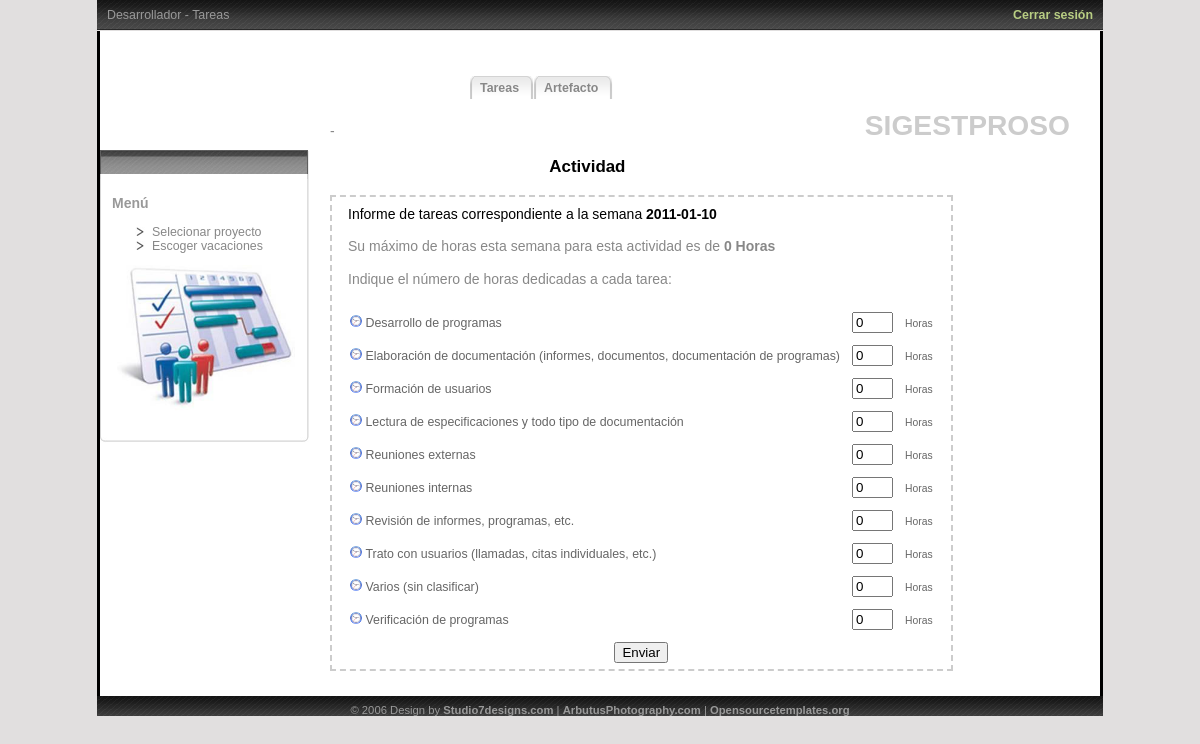
The page /src/PHP/PracticaISO2/Desarrollador/tareas.php on the database its author committed.
### src/PHP/PracticaISO2/Desarrollador/tareas.php (the view, shortened to what this page needs)
<?php session_start();
        $otraSemana = $_GET['sem'];
        if($otraSemana == ""){
            $dSemana= date(N);
            $semana=date("Y-m-d");
            if($dSemana!= 1){
            while ( $dSemana != 1) {
            $semana = date("Y-m-d",strtotime(date("Y-m-d", strtotime($semana)) . " -1 day"));
            $dSemana =  date('N', strtotime($semana));
            }
            }
        }else{
            $semana = $otraSemana;
        }
            $result2 = mysql_query("SELECT idInformeTareas, estado FROM InformeTareas WHERE\n"
            . "Actividad_idActividad = \"".$_SESSION['ActividadEscogida']. "\" AND "
             . "Trabajador_dni=\"".$_SESSION['dni']. "\" AND "
            . "semana=\"".$semana."\"");
        $totEmp2 = mysql_num_rows($result2);
        $estadoInf = "";
        $cancelado=0;
        $pendiente=0;
         $idInformeActual = -1;
                if($totEmp2==0 || $cancelado==1 || $pendiente==1){
                    if($idInformeActual == -1){
                        $result = mysql_query("SELECT * FROM CatalogoTareas ORDER BY descripcion");
        $totEmp = mysql_num_rows($result);
        if ($totEmp >0) {
            $Tareas =  "<p>Indique el n&uacute;mero de horas dedicadas a cada tarea:</p><TABLE cellspacing='12' cellpadding='0'>";
            $i = 0;
            while ($rowEmp = mysql_fetch_assoc($result)) {
                $Tareas = $Tareas ."<TR>"
                ."<TD><img src= '../images/iTarea2.png' alt='#' border='0' style='width: auto; height: 12px;'/>&nbsp;".$rowEmp['descripcion']."</TD>"
                ."<TD><input type='text' id='tarea".$i."' value='0' size='2' maxlength='2'> </TD>"
                ."<TD><small>Horas</small></TD>"
                ."</TR>";
                $i++;
            }
            $Tareas = $Tareas ."</TABLE>";
        }
                    }
        $maxHoras = round(40 * $porcentajeP / 100);
        }
?><!DOCTYPE HTML PUBLIC "-//W3C//DTD HTML 4.01//EN" "Http://www.w3.org/TR/html4/strict.dtd">
<html>
<html>
<head>
<link rel="stylesheet" type="text/css" href="../stylesheet.css" media="screen, projection, tv " />
</head>
<body>
<div id="blogtitle">
		<div id="small">Desarrollador - Tareas</div>
		<div id="small2"><a href="../logout.php">Cerrar sesi&oacute;n</a></div>
</div>
<div id="page">
<div id="topmenu">
		<ul class="BLUE">
		<li><a href="#" onclick="cambio(1)" title="Tareas"><span>Tareas</span></a></li>
		<li><a href="#" onclick="cambio(2)" title="Artefacto"><span>Artefacto</span></a></li>
		</ul>
</div>
<div id="leftcontent">
	<img style="margin-top:-9px; margin-left:-12px;" src="../images/top2.jpg" alt="" />
	<h3 align="left">Men&uacute;</h3>
	<div align="left">
		<ul class="BLUE">
			<li><a href="../Comun/selecProyecto.php">Selecionar proyecto</a></li>
			<li><a href="../Comun/selecVacaciones.php">Escoger vacaciones</a></li>
		</ul>
	</div>
        <p><img src= "../images/Logo2.jpg" alt="#" border="0" style="width: 180px; height: auto;"/></p>
	<img style="padding-top:2px; margin-left:-12px; margin-bottom:-4px;" src="../images/specs_bottom.jpg" alt="" />
</div>
<div id="centercontent">
	<h1>SIGESTPROSO</h1>
<p><br /></p>
	<p><a href="#"><?php echo utf8_decode($nombreP) ?></a> - <?php echo utf8_decode($descripcionP) ?></p>
        <div id="selProyecto">
            <h2 style="text-align: center">Actividad <i style="color:blue"><?php echo utf8_decode($nombreA) ?></i></h2>
        <div id="divTareas" class="centercontentleft" style="width:auto;">
            <div id="DTareas">
            <?php
            echo "<p style='color:black'>Informe de tareas correspondiente a la semana <b>".$semana."</b></p>";
                    if($estadoInf== "" || $cancelado==1 || $pendiente==1){
                      echo "<p>Su m&aacute;ximo de horas esta semana para esta actividad es de <b>". $maxHoras." Horas</b> </p>" ;
                    }
                echo utf8_decode($Tareas);
                ?>
                <?php if($estadoInf== "" || $cancelado==1 || $pendiente==1){?>
            <span id="enviando" >
            <center><input type="button" value="Enviar" name="Enviar" onclick="enviar()"/></center>
            </span>
            <?php } ?>
                </div>
        </div>
        </div>
</div>
</div>
<div id="footer">&copy; 2006 Design by <a href="http://www.studio7designs.com">Studio7designs.com</a> | <a href="http://www.arbutusphotography.com">ArbutusPhotography.com</a> | <a href="http://www.opensourcetemplates.org">Opensourcetemplates.org</a>
</div>
</body>
</html>

### src/PHP/PracticaISO2/stylesheet.css (style rules this page uses)
body { background:#E1DFDF; margin:0px 10px 0px 10px; padding:0px; color:#999999; font-family:"Trebuchet MS",arial,sans-serif; font-size:70.5%; }
#blogtitle { background:#E1DFDF url('images/bg.jpg') top center repeat-x; height: 23px; padding-top: 8px; width:1006px; margin:0px auto; font-size:1.1em; line-height:1.2em; }
#small { padding-left: 10px; }
#small2 { padding-right: 10px; float:right; margin-top: -15px; }
#blogtitle a:link, a:visited { color:#b8ce83; text-decoration:none; }
UL.BLUE { list-style: url(images/bullet.jpg) disc; font-size: 1.1em; }
#page { width: 1000px; margin: 0 auto; position: relative; background-color: #fff; border-left: solid black; border-right: solid black; display:table; padding-bottom: 20px; }
#leftcontent { float: left; width:200px; margin-top: 120px; background-image:url("images/strips_onside.jpg"); background-repeat:repeat-y; font-size:1.0em; padding-left: 12px; padding-top: 8px; }
#leftcontent p { padding-right:10px; margin-left: 5px; color:#888; font-size:1em; }
#leftcontent a, a:link { color:#888; font-weight:500; }
#centercontent { float: right; margin-top: 37px; background:#fff; padding-top: 20px; padding-right: 20px; width: 760px; color:#000; voice-family: "\" }
#centercontent a, a:link { color:#006633; }
.centercontentleft { float:left; width:auto; height:auto; background-color:#fff; text-align:left; border:dashed 2px #ccc; margin: 4px 10px 5px 10px; padding:6px; font-size:1.1em; color:#666666; }
#rightcontent a, a:link { color:#888; font-weight:600; }
p,h1,pre { margin:0px 10px 10px 10px; font:Arial, Helvetica, sans-serif; font-size:12px; line-height: 1.6em; text-align:justify; text-decoration:none; }
h1 { font-size:2.5em; float:right; color:#ccc; padding-top:15px; }
h3 { font-size:14px; color:#999; }
#topmenu { position: absolute; top: 45px; left: 370px; width: 600px; font-size:100%; margin: 0 0 50px 0;; line-height:normal; height: 35px; }
#topmenu ul { margin:0; padding:0px 0px 0 0px; list-style:none; }
#topmenu li { display:inline; margin:0; padding:0; }
#topmenu a { float:left; background:url(images/menuleft.gif) no-repeat left top; margin:0; padding:0 0 0 4px; text-decoration:none; }
#topmenu a span { float:left; display:block; background:url(images/menuright.gif) no-repeat right top; padding:5px 15px 4px 6px; color:#888; }
#topmenu a span { float:none; }
#footer { width: 1006px; margin: 0 auto; position: relative; background:#000 url('images/bg.jpg') top center repeat-x; text-align: center; padding-top: 8px; }
#footer a, a:link { color:#999999; text-decoration: none; }

### rows shown on the page
catalogotareas: descripcion "Desarrollo de programas"
catalogotareas: descripcion "Elaboración de documentación (informes, documentos, documentación de programas)"
catalogotareas: descripcion "Formación de usuarios"
catalogotareas: descripcion "Lectura de especificaciones y todo tipo de documentación"
catalogotareas: descripcion "Reuniones externas"
catalogotareas: descripcion "Reuniones internas"
catalogotareas: descripcion "Revisión de informes, programas, etc."
catalogotareas: descripcion "Trato con usuarios (llamadas, citas individuales, etc.)"
catalogotareas: descripcion "Varios (sin clasificar)"
catalogotareas: descripcion "Verificación de programas"

### other values the page prints
$semana "2011-01-10"
$maxHoras "0"
